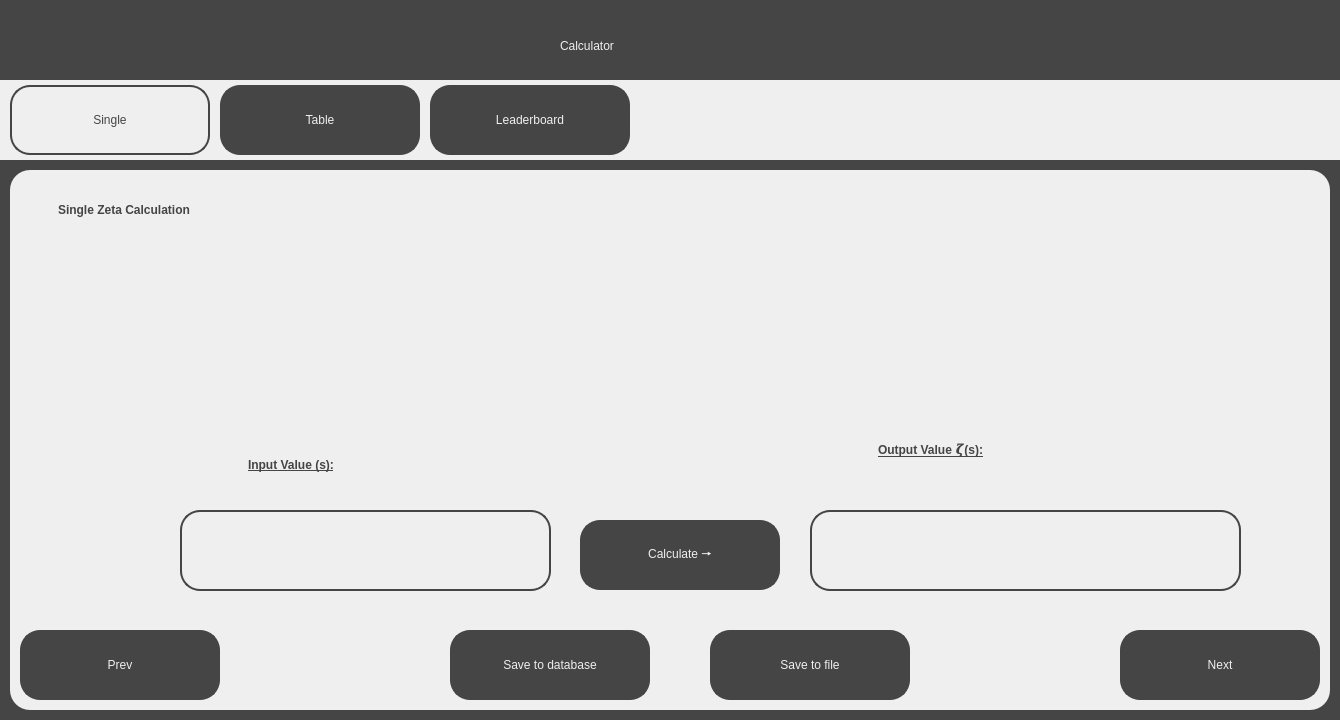
<?xml version="1.0" encoding="UTF-8"?>
<ui version="4.0">
 <class>SingleCalculatorScreen</class>
 <widget class="QDialog" name="SingleCalculatorScreen">
  <property name="geometry">
   <rect>
    <x>0</x>
    <y>0</y>
    <width>1340</width>
    <height>720</height>
   </rect>
  </property>
  <property name="windowTitle">
   <string>Visualising the Riemann Hypothesis - Calculator</string>
  </property>
  <property name="sizeGripEnabled">
   <bool>false</bool>
  </property>
  <widget class="QWidget" name="widget" native="true">
   <property name="geometry">
    <rect>
     <x>0</x>
     <y>0</y>
     <width>1340</width>
     <height>720</height>
    </rect>
   </property>
   <property name="styleSheet">
    <string notr="true">background-color: rgb(69, 69, 69);</string>
   </property>
   <widget class="QLabel" name="Title">
    <property name="geometry">
     <rect>
      <x>560</x>
      <y>20</y>
      <width>221</width>
      <height>51</height>
     </rect>
    </property>
    <property name="styleSheet">
     <string notr="true">font: 36pt &quot;Sans Serif&quot;; color:rgb(239, 239, 239)</string>
    </property>
    <property name="text">
     <string>Calculator</string>
    </property>
   </widget>
   <widget class="QWidget" name="TabBar" native="true">
    <property name="geometry">
     <rect>
      <x>0</x>
      <y>80</y>
      <width>1340</width>
      <height>80</height>
     </rect>
    </property>
    <property name="styleSheet">
     <string notr="true">background-color: rgb(239, 239, 239);</string>
    </property>
    <widget class="QPushButton" name="SingleTab">
     <property name="geometry">
      <rect>
       <x>10</x>
       <y>5</y>
       <width>200</width>
       <height>70</height>
      </rect>
     </property>
     <property name="cursor">
      <cursorShape>PointingHandCursor</cursorShape>
     </property>
     <property name="styleSheet">
      <string notr="true">border: 2px solid;
border-radius: 20px;
border-color:rgb(69, 69, 69);
background-color: rgb(239, 239,239);
font: 18pt &quot;Sans Serif&quot;; color:rgb(69, 69, 69);
</string>
     </property>
     <property name="text">
      <string>Single</string>
     </property>
    </widget>
    <widget class="QPushButton" name="TableTab">
     <property name="geometry">
      <rect>
       <x>220</x>
       <y>5</y>
       <width>200</width>
       <height>70</height>
      </rect>
     </property>
     <property name="cursor">
      <cursorShape>PointingHandCursor</cursorShape>
     </property>
     <property name="styleSheet">
      <string notr="true">border: 2px solid;
border-radius: 20px;
border-color:rgb(69, 69, 69);
background-color: rgb(69, 69, 69);
font: 18pt &quot;Sans Serif&quot;; color:rgb(239, 239, 239);
</string>
     </property>
     <property name="text">
      <string>Table</string>
     </property>
    </widget>
    <widget class="QPushButton" name="LeaderboardTab">
     <property name="geometry">
      <rect>
       <x>430</x>
       <y>5</y>
       <width>200</width>
       <height>70</height>
      </rect>
     </property>
     <property name="cursor">
      <cursorShape>PointingHandCursor</cursorShape>
     </property>
     <property name="styleSheet">
      <string notr="true">border: 2px solid;
border-radius: 20px;
border-color:rgb(69, 69, 69);
background-color: rgb(69, 69, 69);
font: 18pt &quot;Sans Serif&quot;; color:rgb(239, 239, 239);
</string>
     </property>
     <property name="text">
      <string>Leaderboard</string>
     </property>
    </widget>
   </widget>
   <widget class="QWidget" name="MainWidget" native="true">
    <property name="geometry">
     <rect>
      <x>10</x>
      <y>170</y>
      <width>1320</width>
      <height>540</height>
     </rect>
    </property>
    <property name="styleSheet">
     <string notr="true">background-color: rgb(239, 239, 239);
border-radius: 20px;</string>
    </property>
    <widget class="QPushButton" name="PrevButton">
     <property name="geometry">
      <rect>
       <x>10</x>
       <y>460</y>
       <width>200</width>
       <height>70</height>
      </rect>
     </property>
     <property name="cursor">
      <cursorShape>PointingHandCursor</cursorShape>
     </property>
     <property name="styleSheet">
      <string notr="true">border: 2px solid;
border-radius: 20px;
border-color:rgb(69, 69, 69);
background-color: rgb(69, 69, 69);
font: 18pt &quot;Sans Serif&quot;; color:rgb(239, 239, 239);
</string>
     </property>
     <property name="text">
      <string>Prev</string>
     </property>
    </widget>
    <widget class="QPushButton" name="NextButton">
     <property name="geometry">
      <rect>
       <x>1110</x>
       <y>460</y>
       <width>200</width>
       <height>70</height>
      </rect>
     </property>
     <property name="cursor">
      <cursorShape>PointingHandCursor</cursorShape>
     </property>
     <property name="styleSheet">
      <string notr="true">border: 2px solid;
border-radius: 20px;
border-color:rgb(69, 69, 69);
background-color: rgb(69, 69, 69);
font: 18pt &quot;Sans Serif&quot;; color:rgb(239, 239, 239);
</string>
     </property>
     <property name="text">
      <string>Next</string>
     </property>
    </widget>
    <widget class="QLabel" name="SubTitleText">
     <property name="geometry">
      <rect>
       <x>40</x>
       <y>20</y>
       <width>381</width>
       <height>41</height>
      </rect>
     </property>
     <property name="styleSheet">
      <string notr="true">font: 25pt &quot;Sans Serif&quot;; color:rgb(69, 69, 69);
background-color: rgb(239, 239, 239); padding: 5px;</string>
     </property>
     <property name="text">
      <string>&lt;html&gt;&lt;head/&gt;&lt;body&gt;&lt;p&gt;&lt;span style=&quot; font-weight:600;&quot;&gt;Single Zeta Calculation&lt;/span&gt;&lt;/p&gt;&lt;/body&gt;&lt;/html&gt;</string>
     </property>
    </widget>
    <widget class="QLabel" name="EquationImage">
     <property name="geometry">
      <rect>
       <x>155</x>
       <y>70</y>
       <width>1031</width>
       <height>131</height>
      </rect>
     </property>
     <property name="text">
      <string/>
     </property>
     <property name="pixmap">
      <pixmap>../../media/riemanns_functional_equation.png</pixmap>
     </property>
    </widget>
    <widget class="QLineEdit" name="ZetaInput">
     <property name="geometry">
      <rect>
       <x>170</x>
       <y>340</y>
       <width>371</width>
       <height>81</height>
      </rect>
     </property>
     <property name="styleSheet">
      <string notr="true">background-color: rgb(239, 239, 239);
color: rgb(69, 69, 69);
font: 36pt &quot;Sans Serif&quot;;
border: 2px solid;
border-radius: 20px;
border-color:rgb(69, 69, 69);</string>
     </property>
     <property name="text">
      <string/>
     </property>
    </widget>
    <widget class="QLabel" name="ZetaOutput">
     <property name="geometry">
      <rect>
       <x>800</x>
       <y>340</y>
       <width>431</width>
       <height>81</height>
      </rect>
     </property>
     <property name="styleSheet">
      <string notr="true">background-color: rgb(239, 239, 239);
color: rgb(69, 69, 69);
font: 36pt &quot;Sans Serif&quot;;
border: 2px solid;
border-radius: 20px;
border-color:rgb(69, 69, 69);</string>
     </property>
     <property name="text">
      <string/>
     </property>
    </widget>
    <widget class="QLabel" name="InputText">
     <property name="geometry">
      <rect>
       <x>230</x>
       <y>270</y>
       <width>261</width>
       <height>51</height>
      </rect>
     </property>
     <property name="styleSheet">
      <string notr="true">font: 25pt &quot;Sans Serif&quot;; color:rgb(69, 69, 69);
background-color: rgb(239, 239, 239); padding: 5px;
text-decoration: underline;</string>
     </property>
     <property name="text">
      <string>&lt;html&gt;&lt;head/&gt;&lt;body&gt;&lt;p&gt;&lt;span style=&quot; font-weight:600;&quot;&gt;Input Value (s):&lt;/span&gt;&lt;/p&gt;&lt;/body&gt;&lt;/html&gt;</string>
     </property>
    </widget>
    <widget class="QLabel" name="OutputText">
     <property name="geometry">
      <rect>
       <x>860</x>
       <y>250</y>
       <width>301</width>
       <height>61</height>
      </rect>
     </property>
     <property name="styleSheet">
      <string notr="true">font: 25pt &quot;Sans Serif&quot;; color:rgb(69, 69, 69);
background-color: rgb(239, 239, 239); padding: 5px;
text-decoration: underline;</string>
     </property>
     <property name="text">
      <string>&lt;html&gt;&lt;head/&gt;&lt;body&gt;&lt;p&gt;&lt;span style=&quot; font-weight:600;&quot;&gt;Output Value 𝜻(s):&lt;/span&gt;&lt;/p&gt;&lt;/body&gt;&lt;/html&gt;</string>
     </property>
    </widget>
    <widget class="QPushButton" name="DatabaseButton">
     <property name="geometry">
      <rect>
       <x>440</x>
       <y>460</y>
       <width>200</width>
       <height>70</height>
      </rect>
     </property>
     <property name="cursor">
      <cursorShape>PointingHandCursor</cursorShape>
     </property>
     <property name="styleSheet">
      <string notr="true">border: 2px solid;
border-radius: 20px;
border-color:rgb(69, 69, 69);
background-color: rgb(69, 69, 69);
font: 18pt &quot;Sans Serif&quot;; color:rgb(239, 239, 239);
</string>
     </property>
     <property name="text">
      <string>Save to database</string>
     </property>
    </widget>
    <widget class="QPushButton" name="FileButton">
     <property name="geometry">
      <rect>
       <x>700</x>
       <y>460</y>
       <width>200</width>
       <height>70</height>
      </rect>
     </property>
     <property name="cursor">
      <cursorShape>PointingHandCursor</cursorShape>
     </property>
     <property name="styleSheet">
      <string notr="true">border: 2px solid;
border-radius: 20px;
border-color:rgb(69, 69, 69);
background-color: rgb(69, 69, 69);
font: 18pt &quot;Sans Serif&quot;; color:rgb(239, 239, 239);
</string>
     </property>
     <property name="text">
      <string>Save to file</string>
     </property>
    </widget>
    <widget class="QLabel" name="ErrorLabel">
     <property name="geometry">
      <rect>
       <x>370</x>
       <y>210</y>
       <width>631</width>
       <height>41</height>
      </rect>
     </property>
     <property name="styleSheet">
      <string notr="true">color: rgb(255, 0, 0);
font: 18pt &quot;Sans Serif&quot;;</string>
     </property>
     <property name="text">
      <string>&lt;html&gt;&lt;head/&gt;&lt;body&gt;&lt;p align=&quot;center&quot;&gt;&lt;br/&gt;&lt;/p&gt;&lt;/body&gt;&lt;/html&gt;</string>
     </property>
    </widget>
    <widget class="QPushButton" name="CalculateButton">
     <property name="geometry">
      <rect>
       <x>570</x>
       <y>350</y>
       <width>200</width>
       <height>70</height>
      </rect>
     </property>
     <property name="cursor">
      <cursorShape>PointingHandCursor</cursorShape>
     </property>
     <property name="styleSheet">
      <string notr="true">border: 2px solid;
border-radius: 20px;
border-color:rgb(69, 69, 69);
background-color: rgb(69, 69, 69);
font: 18pt &quot;Sans Serif&quot;; color:rgb(239, 239, 239);
</string>
     </property>
     <property name="text">
      <string>Calculate 🠖</string>
     </property>
    </widget>
    <zorder>PrevButton</zorder>
    <zorder>NextButton</zorder>
    <zorder>EquationImage</zorder>
    <zorder>ZetaInput</zorder>
    <zorder>SubTitleText</zorder>
    <zorder>ZetaOutput</zorder>
    <zorder>InputText</zorder>
    <zorder>OutputText</zorder>
    <zorder>DatabaseButton</zorder>
    <zorder>FileButton</zorder>
    <zorder>CalculateButton</zorder>
    <zorder>ErrorLabel</zorder>
   </widget>
  </widget>
 </widget>
 <resources/>
 <connections/>
</ui>
